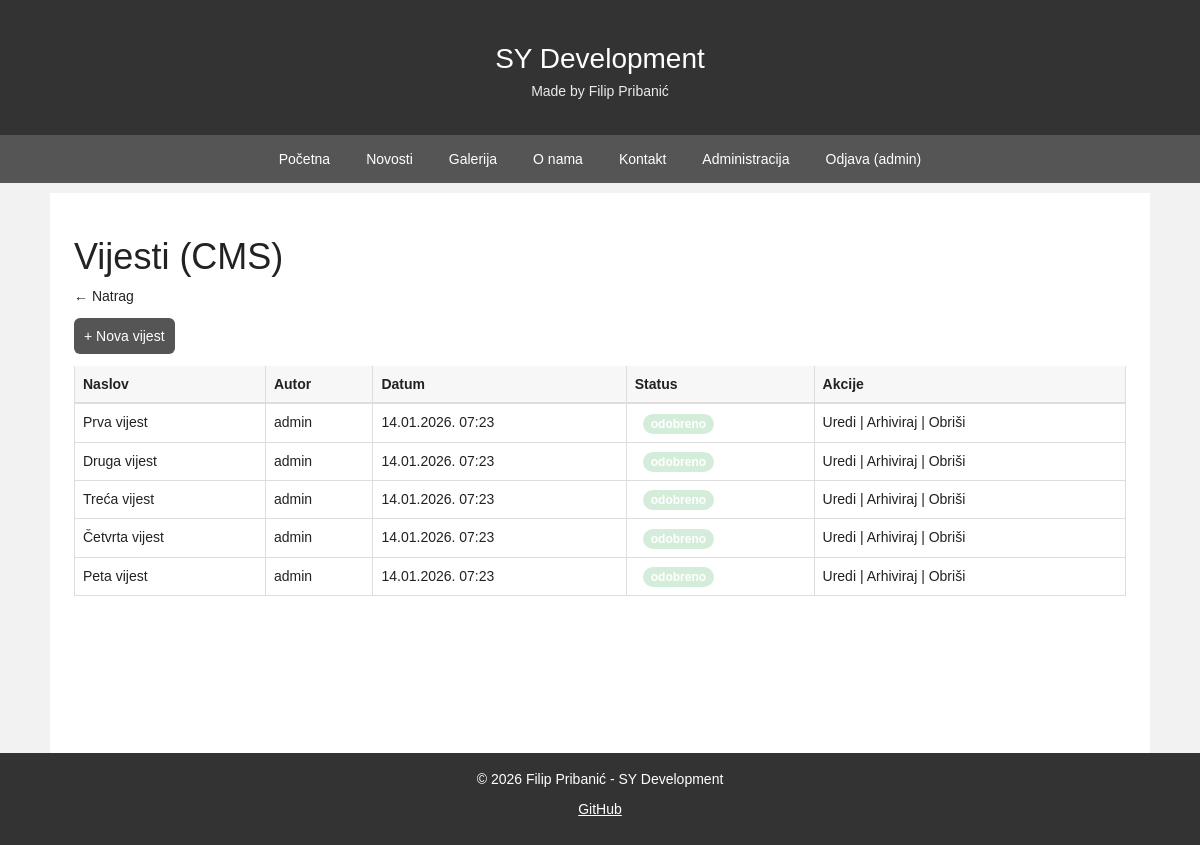
/index.php?menu=admin-news (signed in), run on the app's committed database.
### tables this page shows
CREATE TABLE IF NOT EXISTS news (
  id INT AUTO_INCREMENT PRIMARY KEY,
  title VARCHAR(255) NOT NULL,
  image VARCHAR(255) NOT NULL,
  content TEXT NOT NULL,
  created_at DATETIME DEFAULT CURRENT_TIMESTAMP,
  is_archived TINYINT(1) DEFAULT 0,
  is_approved TINYINT(1) DEFAULT 0,
  author_id INT NOT NULL,
  FOREIGN KEY (author_id) REFERENCES users(id)
);

CREATE TABLE IF NOT EXISTS users (
  id INT AUTO_INCREMENT PRIMARY KEY,
  firstname VARCHAR(60) NOT NULL,
  lastname VARCHAR(60) NOT NULL,
  username VARCHAR(60) NOT NULL UNIQUE,
  email VARCHAR(120) NOT NULL,
  country_id INT NOT NULL,
  city VARCHAR(80) NOT NULL,
  street VARCHAR(120) NOT NULL,
  dob DATE NOT NULL,
  password_hash VARCHAR(255) NOT NULL,
  role ENUM('user','editor','admin') DEFAULT 'user',
  approved TINYINT(1) DEFAULT 0,
  created_at DATETIME DEFAULT CURRENT_TIMESTAMP,
  FOREIGN KEY (country_id) REFERENCES countries(id)
);

### includes/functions.php (called while the page is built, shortened)
<?php
function e(string $s): string {
    return htmlspecialchars($s, ENT_QUOTES, 'UTF-8');
}
function current_user(): ?array {
    return $_SESSION['user'] ?? null;
}
function has_role(array $roles): bool {
    $u = current_user();
    return in_array($u['role'], $roles, true);
}

### admin/news.php (the view, shortened to what this page needs)
<?php
$me = current_user();
$canApprove = has_role(['admin']);
$canDelete  = has_role(['admin']);
$canArchive = has_role(['admin','editor']);
$canEditAll = has_role(['admin','editor']);
$action = $_GET['action'] ?? 'list';
$id = isset($_GET['id']) ? (int)$_GET['id'] : 0;
$errors = [];
$edit = null;
?>
<h1>Vijesti (CMS)</h1>
<p><a href="index.php?menu=admin">← Natrag</a></p>
<div class="admin-nav">
  <a href="index.php?menu=admin-news&action=add">+ Nova vijest</a>
</div>
<?php if (in_array($action, ['add','edit'], true)): ?>
  <h2><?php echo ($action==='add') ? 'Nova vijest' : 'Uredi vijest'; ?></h2>
  <?php if ($errors): ?>
    <div style="background:#fff3cd;padding:10px;border-radius:8px;margin-bottom:12px;">
      <?php foreach ($errors as $e): ?><p><?php echo e($e); ?></p><?php endforeach; ?>
    </div>
  <?php endif; ?>
  <form method="post" enctype="multipart/form-data" class="kontakt-forma" style="max-width:800px;">
    <label>Naslov *</label>
    <input type="text" name="title" required value="<?php echo e($_POST['title'] ?? ($edit['title'] ?? '')); ?>">
    <label>Tekst *</label>
    <textarea name="content" rows="8" required><?php echo e($_POST['content'] ?? ($edit['content'] ?? '')); ?></textarea>
    <label>Glavna slika (thumbnail) <?php echo ($action==='add') ? '*' : ''; ?></label>
    <input type="file" name="image" <?php echo ($action==='add') ? 'required' : ''; ?>>
    <?php if (!empty($edit['image'])): ?>
      <p>Trenutna slika:</p>
      <img src="uploads/news/<?php echo e($edit['image']); ?>" alt="" style="max-width:200px;">
      <p>
        Status:
        <?php if ((int)$edit['is_approved']===1): ?><span class="badge approved">odobreno</span>
        <?php else: ?><span class="badge pending">čeka odobrenje</span><?php endif; ?>
        <?php if ((int)$edit['is_archived']===1): ?><span class="badge archived">arhivirano</span><?php endif; ?>
      </p>
    <?php endif; ?>
    <label>Galerija slika (više slika)</label>
    <input type="file" name="gallery[]" multiple>
    <p style="font-size:14px;color:#555;">
      Caption (opcionalno): upiši opise po redu uploadanih slika (ako ništa ne upišeš, ostaje prazno).
    </p>
    <?php for ($i=0; $i<5; $i++): ?>
      <input type="text" name="gallery_caption[]" placeholder="Opis slike <?php echo $i+1; ?>">
    <?php endfor; ?>
    <button type="submit">Spremi</button>
  </form>
  <?php if ($action==='edit' && $id>0): ?>
    <h3 style="margin-top:20px;">Postojeća galerija</h3>
    <section class="gallery">
      <?php
        $stmt = $conn->prepare("SELECT id, image, caption FROM news_images WHERE news_id=? ORDER BY id DESC");
        $stmt->bind_param("i",$id);
        $stmt->execute();
        $imgs = $stmt->get_result();
        while ($img = $imgs->fetch_assoc()):
      ?>
        <figure class="gallery-item">
          <a href="uploads/news/gallery/<?php echo e($img['image']); ?>" target="_blank">
            <img src="uploads/news/gallery/<?php echo e($img['image']); ?>" alt="">
          </a>
          <figcaption><?php echo e($img['caption'] ?? ''); ?></figcaption>
          <div style="margin-top:8px;">
            <a href="index.php?menu=admin-news&action=img-del&id=<?php echo $id; ?>&img_id=<?php echo (int)$img['id']; ?>">Obriši</a>
          </div>
        </figure>
      <?php endwhile; $stmt->close(); ?>
    </section>
    <p style="margin-top:12px;">
      <?php if ($canApprove && (int)$edit['is_approved']!==1): ?>
        <a href="index.php?menu=admin-news&action=approve&id=<?php echo $id; ?>">Odobri vijest</a> |
      <?php endif; ?>
      <?php if ($canArchive): ?>
        <a href="index.php?menu=admin-news&action=archive&id=<?php echo $id; ?>">
          <?php echo ((int)$edit['is_archived']===1) ? 'Vrati iz arhive' : 'Arhiviraj'; ?>
        </a>
      <?php endif; ?>
      <?php if ($canDelete): ?>
        | <a href="index.php?menu=admin-news&action=delete&id=<?php echo $id; ?>" onclick="return confirm('Obrisati vijest?')">Obriši</a>
      <?php endif; ?>
    </p>
  <?php endif; ?>
<?php else: ?>
  <?php
    if ($canEditAll) {
      $stmt = $conn->prepare("SELECT n.*, u.username FROM news n JOIN users u ON u.id=n.author_id ORDER BY n.created_at DESC");
    } else {
      $stmt = $conn->prepare("SELECT n.*, u.username FROM news n JOIN users u ON u.id=n.author_id WHERE n.author_id=? ORDER BY n.created_at DESC");
      $stmt->bind_param("i", $me['id']);
    }
    $stmt->execute();
    $res = $stmt->get_result();
  ?>
  <table class="table">
    <thead>
      <tr>
        <th>Naslov</th>
        <th>Autor</th>
        <th>Datum</th>
        <th>Status</th>
        <th>Akcije</th>
      </tr>
    </thead>
    <tbody>
    <?php while ($n = $res->fetch_assoc()): ?>
      <tr>
        <td><?php echo e($n['title']); ?></td>
        <td><?php echo e($n['username']); ?></td>
        <td><?php echo date('d.m.Y. H:i', strtotime($n['created_at'])); ?></td>
        <td>
          <?php if ((int)$n['is_approved']===1): ?><span class="badge approved">odobreno</span>
          <?php else: ?><span class="badge pending">čeka odobrenje</span><?php endif; ?>
        </td>
        <td>
          <a href="index.php?menu=admin-news&action=edit&id=<?php echo (int)$n['id']; ?>">Uredi</a>
          <?php if ($canArchive): ?>
            | <a href="index.php?menu=admin-news&action=archive&id=<?php echo (int)$n['id']; ?>">
              <?php echo ((int)$n['is_archived']===1) ? 'Vrati' : 'Arhiviraj'; ?>
            </a>
          <?php endif; ?>
          <?php if ($canDelete): ?>
            | <a href="index.php?menu=admin-news&action=delete&id=<?php echo (int)$n['id']; ?>" onclick="return confirm('Obrisati vijest?')">Obriši</a>
          <?php endif; ?>
        </td>
      </tr>
    <?php endwhile; ?>
    </tbody>
  </table>
<?php endif; ?>

### assets/css/style.css (style rules this page uses)
* { margin:0;padding:0;box-sizing:border-box; }
body { font-family:Arial,sans-serif;background:#f2f2f2;color:#222; }
a { color:inherit; }
.badge { display:inline-block;padding:4px 8px;border-radius:999px;font-size:12px;background:#eee;margin-left:8px; }
.badge.approved { background:#d4edda; }
.admin-nav { display:flex;gap:10px;flex-wrap:wrap;margin:12px 0; }
.admin-nav a { background:#555;color:#fff;padding:8px 10px;border-radius:6px;text-decoration:none; }
.table { width:100%;border-collapse:collapse;margin-top:10px; }
.table th,.table td { border:1px solid #ddd;padding:8px;text-align:left;vertical-align:top; }
.table th { background:#f7f7f7; }

### data on the page
news: title "Prva vijest", author.username "admin", created_at "14.01.2026. 07:23", is_approved "odobreno", is_archived "Arhiviraj"
news: title "Druga vijest", author.username "admin", created_at "14.01.2026. 07:23", is_approved "odobreno", is_archived "Arhiviraj"
news: title "Treća vijest", author.username "admin", created_at "14.01.2026. 07:23", is_approved "odobreno", is_archived "Arhiviraj"
news: title "Četvrta vijest", author.username "admin", created_at "14.01.2026. 07:23", is_approved "odobreno", is_archived "Arhiviraj"
news: title "Peta vijest", author.username "admin", created_at "14.01.2026. 07:23", is_approved "odobreno", is_archived "Arhiviraj"

### other printed values
$u['username'] "admin"
